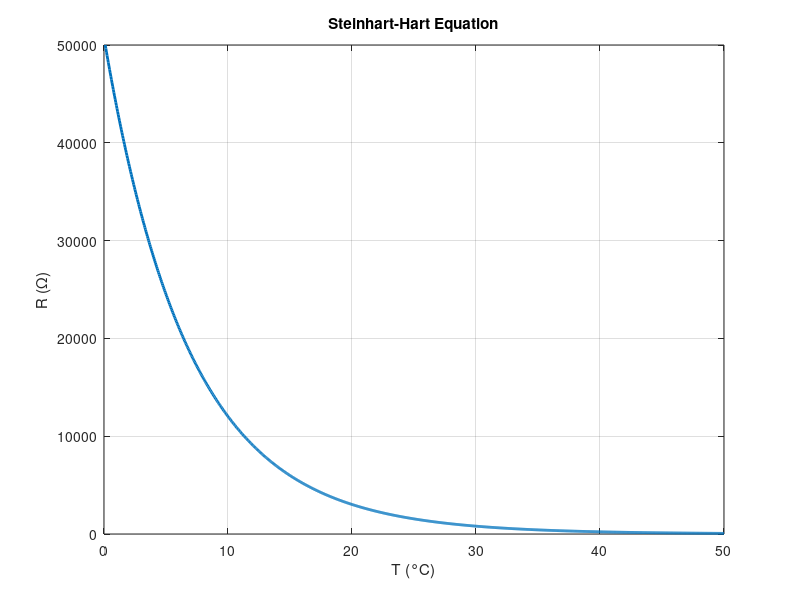

This figure's MATLAB source:
% Given values
A = 1.120446846e-3;
B = 2.365502706e-4;
C = 0.7086713122e-7;

% Range for T
T = linspace(0.1, 50, 1000); % Adjust the range as needed

% Steinhart-Hart Equation rearranged for R
R = exp((1./(A + B*log(T+273.15) + C*(log(T+273.15)).^3)));

% Adjust the scale of R for better visualization
R_scaled = R / max(R) * 50000;

% Plotting
figure;
plot(T, R_scaled, 'LineWidth', 2);
xlabel('T (°C)');
ylabel('R (Ω)');
title('Steinhart-Hart Equation');
grid on;
ylim([0, 50000]); % Set y-axis limits
